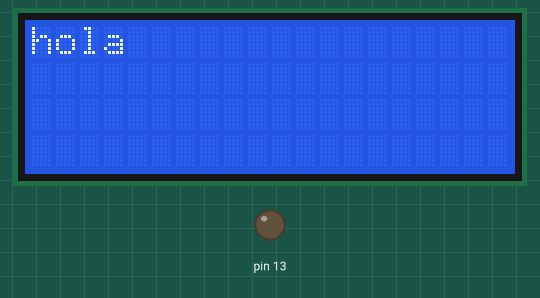
Bench run of a sketch on a simulated Arduino Uno, built for the host (arithmetic inside an expression is 32-bit, double 64-bit). Parts: 20×4 character LCD, output pins drawn as LEDs (lit = HIGH). Pins used as bus, display or sensor lines are not drawn.

Above: at 0.1 s.
At 2.1 s:
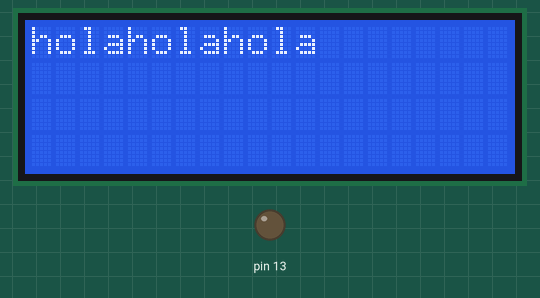
At 4.1 s:
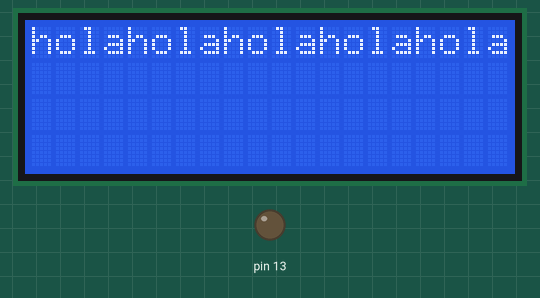
At 9.1 s:
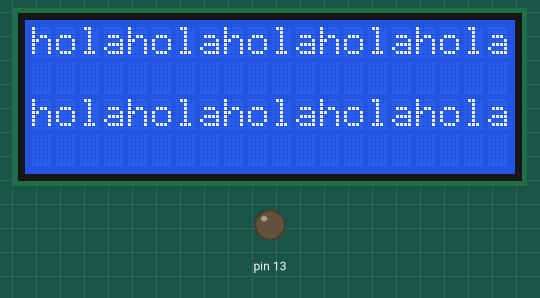
At 14.1 s:
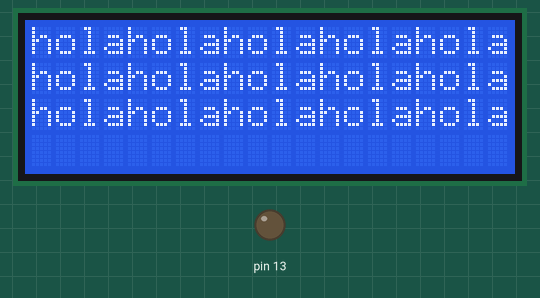
At 19.1 s:
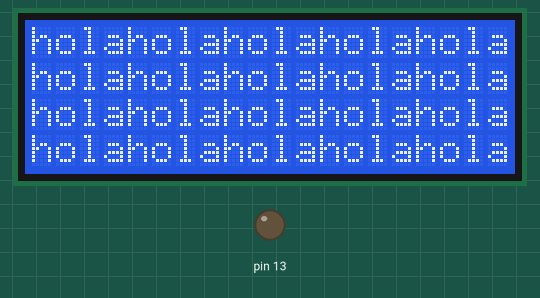

Measured:
- what the display in image 1 shows lasts 1.0 s, from 2.1 s to 3.1 s

The sketch:

segundotallerdisplay.ino
```cpp
#include <LiquidCrystal.h>

#define sbi(port, bit) (port) |= (1 << (bit));   // setbit
#define cbi(port, bit) (port) &= ~(1 << (bit));  //clearbit
// the setup function runs once when you press reset or power the board
LiquidCrystal lcd(10, 9, 8, 7, 6, 5, 4, 3, 2, 1, 0);
void setup() {
  lcd.begin(20, 4);  // indica 4 lineas de 20 caracteres en el display
  Serial.begin(57600);
  // initialize digital pin LED_BUILTIN as an output.
  //pinMode(LED_BUILTIN, OUTPUT);
  sbi(DDRB, DDB6);
  sbi(DDRB, DDB5);
  sbi(DDRD, DDD2);
  sbi(DDRD, DDD3);
  sbi(DDRD, DDD1);
  sbi(DDRD, DDD0);
  sbi(DDRD, DDD4);
  sbi(DDRC, DDC6);
  sbi(DDRD, DDD7);
  sbi(DDRE, DDE6);
}


//funcion que sustituye la funcion write

// parametro = dato de 8bits
void rellenarpuertos(byte valor) {
  if (bitRead(valor, 7) == 0) {
    cbi(PORTD, PORTD2);
  } else {
    sbi(PORTD, PORTD2);
  }
  if (bitRead(valor, 6) == 0) {
    cbi(PORTD, PORTD3);
  } else {
    sbi(PORTD, PORTD3);
  }

  if (bitRead(valor, 5) == 0) {
    cbi(PORTD, PORTD1);
  } else {
    sbi(PORTD, PORTD1);
  }
  if (bitRead(valor, 4) == 0) {
    cbi(PORTD, PORTD0);
  } else {
    sbi(PORTD, PORTD0);
  }
  if (bitRead(valor, 3) == 0) {
    cbi(PORTD, PORTD4);
  } else {
    sbi(PORTD, PORTD4);
  }
  if (bitRead(valor, 2) == 0) {
    cbi(PORTC, PORTC6);
  } else {
    sbi(PORTC, PORTC6);
  }
  if (bitRead(valor, 1) == 0) {
    cbi(PORTD, PORTD7);
  } else {
    sbi(PORTD, PORTD7);
  }
  if (bitRead(valor, 0) == 0) {
    cbi(PORTE, PORTE6);
  } else {
    sbi(PORTE, PORTE6);
  }
}
void write(byte valor) {
  sbi(PORTB, PORTB6);
  cbi(PORTB, PORTB5);
  rellenarpuertos(valor);
  sbi(PORTB, PORTB4);
  delayMicroseconds(1);
  cbi(PORTB, PORTB4);
  delayMicroseconds(37);
}

void printpant(char* frase) {
  int i = 0;
  while (frase[i]) {
    write(frase[i]);
    i++;
  }
}

//poner como parametro timeout y comando
/*
funcion parecida a write para mandar comandos que se distinguen por rs , y el tiempo se variable

hay 3 funciones que tienen una orden con 3 parametros ,


*/

void comando(byte valor, int timeout) {
  cbi(PORTB, PORTB6);
  cbi(PORTB, PORTB5);

  rellenarpuertos(valor);

  sbi(PORTB, PORTB4);
  delayMicroseconds(1);
  cbi(PORTB, PORTB4);
  delayMicroseconds(37);
  delayMicroseconds(timeout);
}

void clear() {
  // ver si funciona
  comando(0x80, 1700);
}

// the loop function runs over and over again forever
void loop() {
  byte i;
  int j;

  //lcd.clear();  // borra el display
  //clear();
  lcd.print("hola");
  //printpant("hola");
  write(0xE3);  // para escribir el caracter especial epsilon

  delay(1000);
  /*
  for (i = 0; i < 20; i++) {
    lcd.scrollDisplayLeft();
    delay(500);
  }
  delay(1000);
*/

  /*
  lcd.clear();
  for(i=0xe0;i<0xe0+16;i++){
    lcd.write(i);
    delay(100);
  }
  lcd.setCursor(64,0);
  for(i=0xf0;i<0xf0+15;i++){
    lcd.write(i);
    delay(100);
  }
  lcd.write(i);


  delay(1000);

*/


  /*
  lcd.clear();

  lcd.print("1 hello, world!");
  lcd.setCursor(64,0);
  lcd.print("2 Vamos de ca");
  delay(5000);
  lcd.cursor();
  lcd.autoscroll();
  lcd.write(0xEE);
  lcd.print('a');
  delay(500);
  lcd.print('s');
  delay(500);
  lcd.print('?');
  delay(500);
  lcd.print('?');
  delay(500);
  lcd.print('?');
  delay(500);
  lcd.print('?');
  delay(500);
  lcd.noAutoscroll();


*/


  /*
  lcd.setCursor(20,0);
  for(i=0xe0;i<0xe0+16;i++){
    lcd.write(i);
  }
  lcd.setCursor(84,0);
  for(j=0xf0;j<0xf0+16;j++){
    lcd.write(j%256);
    delay(100);
  }
  lcd.home();
  for(j=0;j<3;j++){
    delay(1000);
    for(i=0;i<20;i++){
      lcd.scrollDisplayLeft();
    }
    delay(1000);
    for(i=0;i<20;i++){
      lcd.scrollDisplayRight();
    }
  }
*/


  /*

  delay(1000);


  lcd.cursor();
  for(j=0;j<1;j++){
    for(i=0;i<16;i++){
      lcd.setCursor(i,0);
      delay(200);
    }
    for(i=15;i>=1;i--){
      lcd.setCursor(i,0);
      delay(200);
    }
    lcd.setCursor(i,0);
    delay(200);
    for(i=64;i<80;i++){
      lcd.setCursor(i,0);
      delay(200);
    }
    for(i=79;i>=64;i--){
      lcd.setCursor(i,0);
      delay(200);
    }
  }

  lcd.blink();
  for(j=0;j<1;j++){
    for(i=0;i<8;i++){
      lcd.setCursor(i,0);
      delay(500);
    }
    for(i=71;i>=64;i--){
      lcd.setCursor(i,0);
      delay(500);
    }
  }
  lcd.noBlink();
*/
  // parpadeo del display
  /*
  for(j=0;j<2;j++){
    lcd.noDisplay();
    delay(2000);
    lcd.display();
    delay(2000);

  }
*/
  /*
  char s1[21];
  char s2[21];
  char s3[21];

  byte h=3,m=23,s=7,c=85;

  lcd.clear();

  for(j=0;j<9;j++){
    lcd.home();
    sprintf(s1,"hora %2d:%02d:%02d:%02",h++,m++,s++,c--);
    //lcd.priint(s1);
    i=0;
    while(s1[i]){
      lcd.print(s1[i++]);
    }
    delay(1000);
  }
  sprintf(s3,"millis= %u",millis());

  sprintf(s2,"ms/us= %s",dtostrf((float)micros()/millis(),9,3,s3));

  lcd.setCursor(20,0);

  lcd.print(s3);

  lcd.setCursor(64,0);
  lcd.print(s2);
  delay(5000);
*/
}
```
